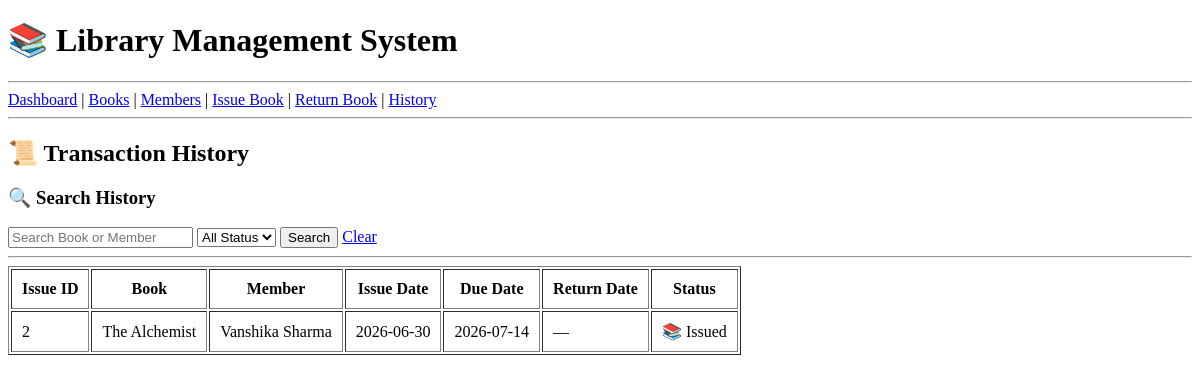
The app's page /history with its own data.
### tables this page shows
CREATE TABLE issued_books (
        issue_id INTEGER PRIMARY KEY AUTOINCREMENT,
        book_id INTEGER,
        member_id INTEGER,
        issue_date DATE,
        return_date DATE, due_date TEXT,
        FOREIGN KEY(book_id) REFERENCES books(book_id),
        FOREIGN KEY(member_id) REFERENCES members(member_id)
    );

CREATE TABLE books (
        book_id INTEGER PRIMARY KEY AUTOINCREMENT,
        title TEXT NOT NULL,
        author TEXT NOT NULL,
        category TEXT,
        quantity INTEGER 
    );

CREATE TABLE members (
        member_id INTEGER PRIMARY KEY AUTOINCREMENT,
        name TEXT NOT NULL,
        email TEXT,
        phone TEXT
    );

### app.py (the view, shortened to what this page needs)
@app.route("/history")
def history():
    conn = sqlite3.connect("library.db")
    cursor = conn.cursor()
    search = request.args.get("search", "")
    status = request.args.get("status", "")
    query = """
        SELECT
            ib.issue_id,
            b.title,
            m.name,
            ib.issue_date,
            ib.due_date,
            ib.return_date,

            CASE

                WHEN ib.return_date IS NOT NULL
                    THEN 'Returned'

                WHEN DATE('now') > ib.due_date
                    THEN 'Overdue'

                ELSE 'Issued'

            END AS status

        FROM issued_books ib

        JOIN books b
            ON ib.book_id=b.book_id

        JOIN members m
            ON ib.member_id=m.member_id

        WHERE
            (b.title LIKE ? OR m.name LIKE ?)
    """
    params = [
        f"%{search}%",
        f"%{search}%"
    ]
    query += """

    ORDER BY ib.issue_date DESC

    """
    cursor.execute(query, params)
    history = cursor.fetchall()
    conn.close()
    return render_template(
        "history.html",
        history=history,
        search=search,
        status=status
    )

### templates/history.html (shortened to what this page needs)
{% extends "base.html" %}
{% block content %}
<h2>📜 Transaction History</h2>
<h3>🔍 Search History</h3>
<form method="GET">
    <input
        type="text"
        name="search"
        placeholder="Search Book or Member"
        value="{{ search }}">
    <select name="status">
        <option value="">All Status</option>
    </select>
    <button type="submit">
        Search
    </button>
    <a href="/history">
        Clear
    </a>
</form>
<hr>
<table border="1" cellpadding="10">
    <tr>
        <th>Issue ID</th>
        <th>Book</th>
        <th>Member</th>
        <th>Issue Date</th>
        <th>Due Date</th>
        <th>Return Date</th>
        <th>Status</th>
    </tr>
    {% for record in history %}
    <tr>
        <td>{{ record[0] }}</td>
        <td>{{ record[1] }}</td>
        <td>{{ record[2] }}</td>
        <td>{{ record[3] }}</td>
        <td>{{ record[4] }}</td>
        <td>
            {% if record[5] %}
                {{ record[5] }}
            {% else %}
                —
            {% endif %}
        </td>
        <td>
            {% if record[6] == "Returned" %}
                ✅ Returned
            {% elif record[6] == "Overdue" %}
                🔴 Overdue
            {% else %}
                📚 Issued
            {% endif %}
        </td>
    </tr>
    {% endfor %}
</table>
{% endblock %}

### records on screen
issued_books: issue_id "2", title "The Alchemist", name "Vanshika Sharma", issue_date "2026-06-30", due_date "2026-07-14"
